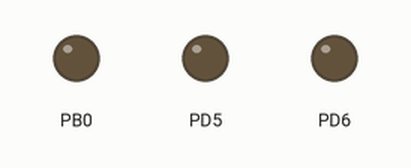
Recording of a program running on a simulated ATmega328P, built with avr-gcc and emulated at 8 MHz. Shown: output pins drawn as LEDs (lit = HIGH).

Above: at 0.05 s.
At 1.15 s:
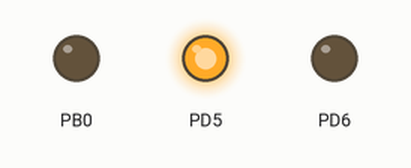
At 2.25 s:
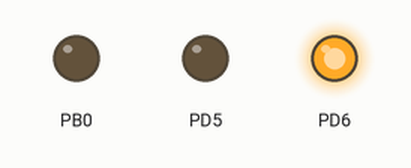
At 4.5 s:
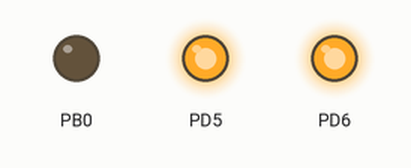
Timing chart, 0 to 5.9 s (numbered marks = the images above):
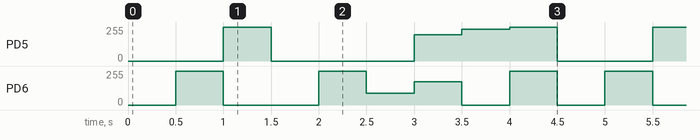

The program:

main.c
```c
/*
 Author : Anthony Pallone
 Sarah Harris
 CPE 301L
 Design Assignment 2_3
*/

#include <avr/io.h>
#include <avr/interrupt.h>
#define F_CPU 8000000L
#include <util/delay.h>


volatile int red = 0, blue = 0, green = 0, caseNumber = 0;

int main(void)
{
	DDRB = 0x01;	// sets OC2A
	DDRD = 0x60;	// sets OC0A & OC0B
	TCCR0A = (1 << COM0A1) | (1 << COM0B1) | (1 << WGM01) | (1 << WGM00) ; // non inverse phase correct PWM mode
	TCCR0B = (1 << CS00) ;  // no prescaler
	TCCR2A = (1 << COM2A1) | (1 << WGM21) | (1 << WGM20); // non inverse phase correct PWM mode
	TCCR2B =  (1 << CS20) ; // no prescalar

while(1)
{
	//OCR0A = red
	//OCR2A = green
	//OCR0B = blue
	if(caseNumber == 0){ // red #FF0000
		red = 0xFF;
		green = 0x00;
		blue = 0x00;
		caseNumber++;
		_delay_ms(500);
	}
	else if (caseNumber == 1){ // blue #0000FF
		red = 0x00;
		green = 0x00;
		blue = 0xFF;
		caseNumber++;
		_delay_ms(500);
	}
	else if (caseNumber == 2){ // green # 00FF00
		red = 0x00;
		green = 0xFF;
		blue = 0x00;
		caseNumber++;
		_delay_ms(500);
	}
	else if (caseNumber == 3){ // yellow #FFFF00
		red = 0xFF;
		green = 0xFF;
		blue = 0x00;
		caseNumber++;
		_delay_ms(500);
	}
	else if (caseNumber == 4){ // orange #580500
		red = 0x58;
		green  = 0x05;
		blue = 0x00;
		caseNumber++;
		_delay_ms(500);
	}
	else if (caseNumber == 5){ // purple #AD00C4
		red = 0xAD;
		green = 0x00;
		blue = 0xC4;
		caseNumber++;
		_delay_ms(500);
	}
	else if (caseNumber == 6){ // turquoise #00E5EE
		red = 0x00;
		green = 0xE5;
		blue = 0xEE;
		caseNumber++;
		_delay_ms(500);
	}
	else if (caseNumber == 7){ // white #FFFFFF
		red = 0xFF;
		green = 0xFF;
		blue = 0xFF;
		caseNumber++;
		_delay_ms(500);
	}
	else if (caseNumber == 8){ // black #000000
		red = 0x00;
		green = 0x00;
		blue = 0x00;
		caseNumber= 0;
		_delay_ms(500);
	}

	OCR0A = red;
	OCR2A = green;
	OCR0B = blue;
}

}
```

Measured:
- by itself, PD5: repeats every 4.5 s: 0/255 1.5 s, 196/255 0.50 s, 238/255 0.50 s, 255/255 0.50 s, 0/255 1.0 s, 255/255 0.50 s
- by itself, PD6: repeats every 4.5 s: 0/255 1.0 s, 255/255 0.50 s, 88/255 0.50 s, 173/255 0.50 s, 2 × (0/255 0.50 s, 255/255 0.50 s)
